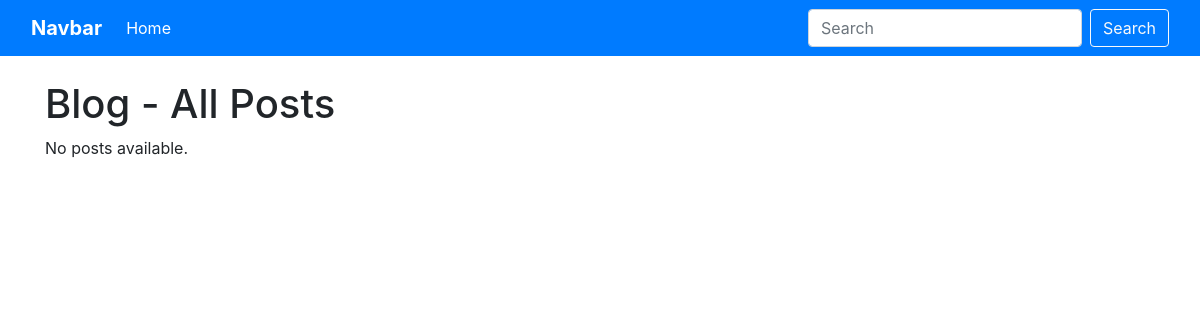
Before: / with the older database file.
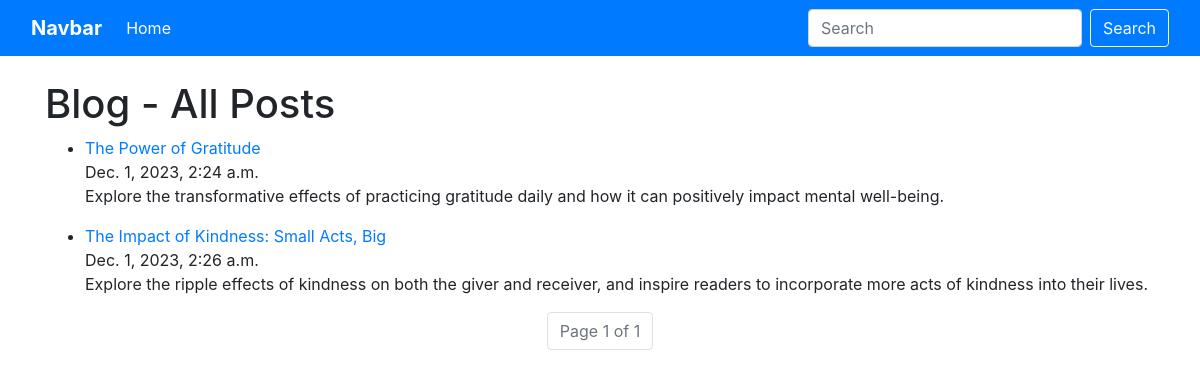
After: the same page with the newer database file.
### posts/models.py (models this page shows, shortened)
class Post(models.Model):
    title = models.CharField(max_length=40)
    content = models.TextField()
    pub_date = models.DateTimeField(default=timezone.now)
    author = models.ForeignKey(User, on_delete=models.CASCADE)

### posts/views.py (the view)
# urls.py: path('', post_list, name='post_list'),
def post_list(request):
    post_list = Post.objects.all()
    paginator = Paginator(post_list, 5)  # Show 25 contacts per page.
    page_number = request.GET.get("page")
    page_obj = paginator.get_page(page_number)
    return render(request, "home/index.html", {"page_obj": page_obj})

### posts/templates/home/index.html (shortened to what this page needs)
{% extends 'base.html' %}
{% block content %}
<h1>Blog - All Posts</h1>
{% if page_obj %}
<ul>
    {% for post in page_obj %}
    <li>
        <a href="{% url 'blog_detail' post.id %}">{{ post.title }}</a>
        <br>
        <span>{{ post.pub_date }}</span>
        <p>{{ post.content }}</p>
    </li>
    {% endfor %}
</ul>
<div class="pagination justify-content-center">
    <nav aria-label="Page navigation">
        <ul class="pagination">
            <li class="page-item disabled">
                <span class="page-link">Page {{ page_obj.number }} of {{ page_obj.paginator.num_pages }}</span>
            </li>
        </ul>
    </nav>
</div>
{% else %}
<p>No posts available.</p>
{% endif %}
{% endblock %}

### posts/templates/base.html (shortened to what this page needs)
<!DOCTYPE html>
<html lang="en">
<head>
    <link href="https://stackpath.bootstrapcdn.com/bootstrap/4.5.0/css/bootstrap.min.css" rel="stylesheet">
    {% load static %}
    <link rel="stylesheet" href="{% static 'css/custom.css' %}">
</head>
<body>
    <nav class="navbar navbar-expand-lg navbar-dark bg-primary">
        <div class="container-fluid">
            <a class="navbar-brand" href="#">Navbar</a>
            <div class="collapse navbar-collapse" id="navbarSupportedContent">
                <ul class="navbar-nav me-auto mb-2 mb-lg-0">
                    <li class="nav-item">
                        <a class="nav-link active" aria-current="page" href="#">Home</a>
                    </li>
                </ul>
                <div class="ml-auto">
                    <form class="form-inline my-2 my-lg-0" action="{% url 'search_query' %}" method="get">
                        <input class="form-control mr-sm-2" type="search" name="search" placeholder="Search" aria-label="Search">
                        <button class="btn btn-outline-light my-2 my-sm-0" type="submit">Search</button>
                    </form>
                </div>
            </div>
        </div>
    </nav>
    <div class="container mt-4">
        {% block content %}
        {% endblock %}
    </div>
</body>
</html>

### static/css/custom.css (style rules this page uses)
.navbar { background-color: #007bff; }
.navbar-brand { font-weight: bold; }
.navbar-nav .nav-item a { color: #ffffff; }
.container { margin-top: 20px; }

Changed rows visible on the page:
added Post: title "The Power of Gratitude", pub_date "Dec. 1, 2023, 2:24 a.m.", content "Explore the transformative effects of practicing gratitude daily and how it can positively impact mental well-being."
added Post: title "The Impact of Kindness: Small Acts, Big", pub_date "Dec. 1, 2023, 2:26 a.m.", content "Explore the ripple effects of kindness on both the giver and receiver, and inspire readers to incorporate more acts of kindness into their lives."
Other visible differences:
{{ page_obj.number }}: (not shown) → "1"
{{ page_obj.paginator.num_pages }}: (not shown) → "1"
text no longer shown: "No posts available."
text now shown: "Page of"
